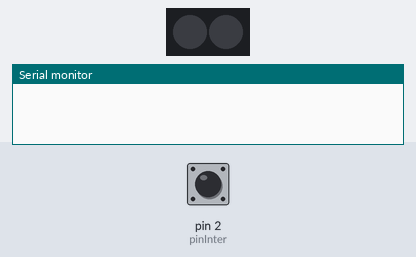
This sketch was run on a simulated Arduino Uno, built with avr-gcc and run on an emulated ATmega328P. On the bench: 2 RGB LEDs in strip order, left to right, the last lines printed to the serial monitor. The inputs (shaded band) are chosen by the test bench; at power-on: pin 2 (pinInter) HIGH.

Above: at 1.2 s.
1.3 s: pin 2 (pinInter) pulled LOW for 0.15 s
At 2.2 s:
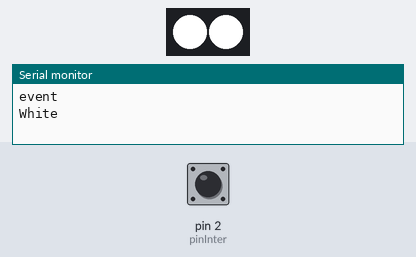
3.1 s: pin 2 (pinInter) pulled LOW for 1 s
At 5.4 s:
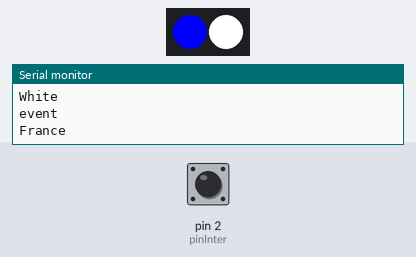
5.7 s: pin 2 (pinInter) pulled LOW for 0.15 s
At 6.4 s:
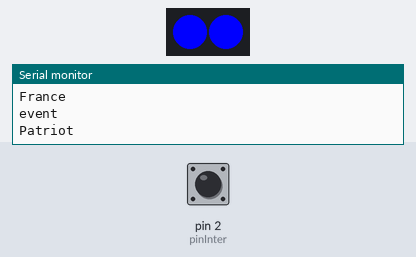
8.8 s: pin 2 (pinInter) pulled LOW for 0.15 s
At 9.23 s:
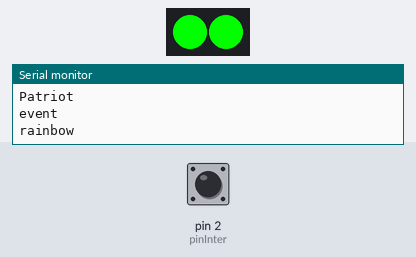
11.8 s: pin 2 (pinInter) pulled LOW for 3.2 s
At 15.48 s:
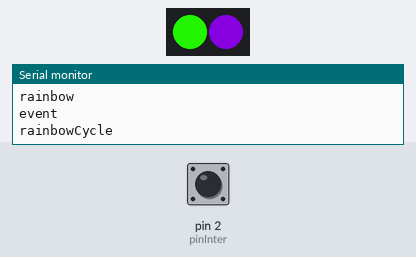
16.8 s: pin 2 (pinInter) pulled LOW for 1 s
At 17.87 s:
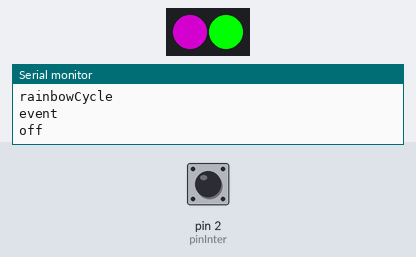
Timing chart, 0 to 19.8 s (numbered marks = the images above; inputs shaded):
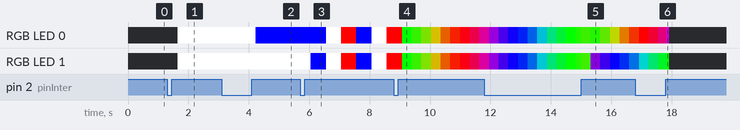

Measured:
- after the input at 1.3 s, RGB LED 0, RGB LED 1: off → RGB(255, 255, 255) after 0.35 s
- after the input at 3.1 s, RGB LED 0: RGB(255, 255, 255) → RGB(0, 0, 255) after 1.1 s

The sketch:

hearthstone_lamp.ino
```cpp
#include "Adafruit_WS2801.h"
#include "SPI.h"

uint8_t dataPin  = 6;    // Grey wire on Adafruit Pixels
uint8_t clockPin = 9;    // Green wire on Adafruit Pixels

// Set the first variable to the NUMBER of pixels. 5 = 5 pixels in a row
Adafruit_WS2801 strip = Adafruit_WS2801(2, dataPin, clockPin);

int pinInter=2;

volatile int numFonction=0;
volatile boolean changeFonction=false;

int wait=20;

//déclaration fonction
void off();
void White();
void France();
void Patriot();
void rainbow();
void rainbowCycle();

void compteurInter();


void (*Fonction[])(void)={off, White, France, Patriot, rainbow,rainbowCycle};
String nameFonction[]={"off","White","France","Patriot", "rainbow","rainbowCycle"};
volatile int sizeFonction=6;

void setup() {
  pinMode(pinInter,INPUT);
  digitalWrite(pinInter,HIGH);  //résitance de tirage
  attachInterrupt(digitalPinToInterrupt(pinInter), compteurInter, RISING);

  Serial.begin(9600);


  strip.begin();
  // Update LED contents, to start they are all 'off'
  Fonction[0]();
}

void loop() {
   (Fonction[numFonction])();
   if(changeFonction){
    noInterrupts();
    delay(1000); //stabilise l'entrée
      if(digitalRead(pinInter)==HIGH){
        numFonction++;

        if(numFonction>=sizeFonction)
          numFonction=0;
        Serial.println(nameFonction[numFonction]);
      }
      changeFonction=false;
      interrupts();
   }
   delay(100);
}

void compteurInter(){
  Serial.println("event");

  changeFonction=true;
}


/////////////////////////////////////
//  etat fonction
//////////////////////////////////////

void rainbow() {
  int i, j;

  for (j=0; j < 256; j++) {     // 3 cycles of all 256 colors in the wheel
    for (i=0; i < strip.numPixels(); i++) {
      strip.setPixelColor(i, Wheel( (i + j) % 255));
    }
    strip.show();   // write all the pixels out
    if(changeFonction){
      break;
    }
    delay(wait);
  }
}

// Slightly different, this one makes the rainbow wheel equally distributed
// along the chain
void rainbowCycle() {
  int i, j;

  for (j=0; j < 256 * 5; j++) {     // 5 cycles of all 25 colors in the wheel
    for (i=0; i < strip.numPixels(); i++) {
      // tricky math! we use each pixel as a fraction of the full 96-color wheel
      // (thats the i / strip.numPixels() part)
      // Then add in j which makes the colors go around per pixel
      // the % 96 is to make the wheel cycle around
      strip.setPixelColor(i, Wheel( ((i * 256 / strip.numPixels()) + j) % 256) );
    }
    strip.show();   // write all the pixels out
    if(changeFonction)
      break;
    delay(wait);
  }
}

void White(){
  colorWipe (Color(255,255,255),0);
}
void off(){
  colorWipe (Color(0,0,0),0);
}

void Patriot(){
  colorWipe(Color(0,0,255),0);
  delay(500);
  colorWipe(Color(255,255,255),0);
  delay(500);
  colorWipe(Color(255,0,0),0);
  delay(400);
}

void France(){
  strip.setPixelColor(0, 0,0,255);
  strip.setPixelColor(1, 255,255,255);
  strip.setPixelColor(2, 255,255,255);
  strip.setPixelColor(3, 255,255,255);
  strip.setPixelColor(4, 255,0,0);
  strip.show();
}
/////////////////////////////////////
//  led fonction
//////////////////////////////////////

// fill the dots one after the other with said colorà
// good for testing purposes
void colorWipe(uint32_t c, uint8_t wait) {
  int i;

  for (i=0; i < strip.numPixels(); i++) {
      strip.setPixelColor(i, c);
      strip.show();
      delay(wait);
  }
}

// Create a 24 bit color value from R,G,B
uint32_t Color(byte r, byte g, byte b){
  uint32_t c;
  c = r;
  c <<= 8;
  c |= g;
  c <<= 8;
  c |= b;
  return c;
}

//Input a value 0 to 255 to get a color value.
//The colours are a transition r - g -b - back to r
uint32_t Wheel(byte WheelPos){
  if (WheelPos < 85) {
   return Color(WheelPos * 3, 255 - WheelPos * 3, 0);
  } else if (WheelPos < 170) {
   WheelPos -= 85;
   return Color(255 - WheelPos * 3, 0, WheelPos * 3);
  } else {
   WheelPos -= 170;
   return Color(0, WheelPos * 3, 255 - WheelPos * 3);
  }
}
```
